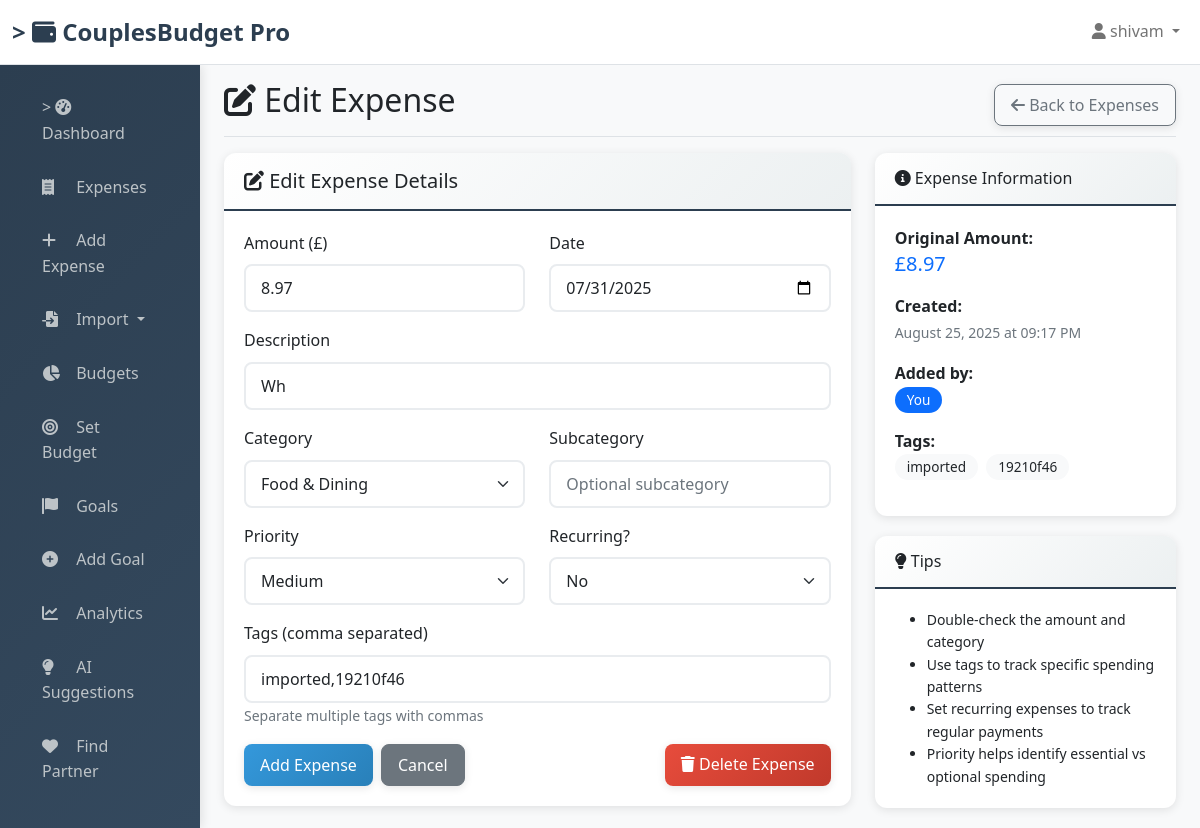
/expenses/edit/1 (signed in), run on the app's committed database.
### app/models.py (models this page shows, shortened)
class User(UserMixin, db.Model):
    id = db.Column(db.Integer, primary_key=True)
    username = db.Column(db.String(80), unique=True, nullable=False, index=True)
    email = db.Column(db.String(120), unique=True, nullable=False, index=True)
    password_hash = db.Column(db.String(256))
    partner_id = db.Column(db.Integer, db.ForeignKey('user.id'), nullable=True)
    profile_picture = db.Column(db.String(200), nullable=True, default='default.png')
    is_admin = db.Column(db.Boolean, default=False)
    is_active = db.Column(db.Boolean, default=True)
    last_login = db.Column(db.DateTime, nullable=True)
    created_at = db.Column(db.DateTime, default=datetime.utcnow)
    updated_at = db.Column(db.DateTime, default=datetime.utcnow, onupdate=datetime.utcnow)
    expenses = db.relationship('Expense', backref='user', lazy=True, cascade='all, delete-orphan')
    budgets = db.relationship('Budget', backref='user', lazy=True, cascade='all, delete-orphan')
    goals = db.relationship('Goal', backref='user', lazy=True, cascade='all, delete-orphan')
    investments = db.relationship('Investment', backref='user', lazy=True, cascade='all, delete-orphan')
    imported_transactions = db.relationship('ImportedTransaction', backref='user', lazy=True, cascade='all, delete-orphan')

class Expense(db.Model):
    id = db.Column(db.Integer, primary_key=True)
    user_id = db.Column(db.Integer, db.ForeignKey('user.id'), nullable=False)
    amount = db.Column(db.Float, nullable=False)
    description = db.Column(db.String(200), nullable=False)
    category = db.Column(db.String(50), nullable=False)
    subcategory = db.Column(db.String(50), nullable=True)
    date = db.Column(db.Date, nullable=False, default=datetime.utcnow)
    is_recurring = db.Column(db.Boolean, default=False)
    frequency = db.Column(db.String(20), nullable=True)  # monthly, weekly, yearly
    priority = db.Column(db.String(20), default='medium')  # low, medium, high
    tags = db.Column(db.String(200), nullable=True)
    created_at = db.Column(db.DateTime, default=datetime.utcnow)

### app/routes/expenses.py (the view, shortened to what this page needs)
@expenses_bp.route('/edit/<int:expense_id>', methods=['GET', 'POST'])
@login_required
def edit_expense(expense_id):
    expense = Expense.query.get_or_404(expense_id)
    if expense.user_id != current_user.id:
        flash('You can only edit your own expenses!', 'error')
        return redirect(url_for('expenses.list_expenses'))
    form = ExpenseForm(obj=expense)
    form.is_recurring.data = 'True' if expense.is_recurring else 'False'
    return render_template('edit_expense.html', form=form, expense=expense)

### templates/edit_expense.html (shortened to what this page needs)
{% extends "base.html" %}
{% block content %}
<div class="d-flex justify-content-between flex-wrap flex-md-nowrap align-items-center pt-3 pb-2 mb-3 border-bottom">
    <h1 class="h2"><i class="fas fa-edit"></i> Edit Expense</h1>
    <div class="btn-toolbar mb-2 mb-md-0">
        <a href="{{ url_for('expenses.list_expenses') }}" class="btn btn-outline-secondary">
            <i class="fas fa-arrow-left"></i> Back to Expenses
        </a>
    </div>
</div>
<div class="row">
    <div class="col-md-8">
        <div class="card">
            <div class="card-header">
                <h5 class="mb-0"><i class="fas fa-edit"></i> Edit Expense Details</h5>
            </div>
            <div class="card-body">
                <form method="POST">
                    <div class="row">
                        <div class="col-md-6 mb-3">
                            {{ form.amount.label(class="form-label") }}
                            {{ form.amount(class="form-control", step="0.01", min="0") }}
                        </div>
                        <div class="col-md-6 mb-3">
                            {{ form.date.label(class="form-label") }}
                            {{ form.date(class="form-control") }}
                        </div>
                    </div>
                    <div class="mb-3">
                        {{ form.description.label(class="form-label") }}
                        {{ form.description(class="form-control", placeholder="What did you spend on?") }}
                    </div>
                    <div class="row">
                        <div class="col-md-6 mb-3">
                            {{ form.category.label(class="form-label") }}
                            {{ form.category(class="form-select") }}
                        </div>
                        <div class="col-md-6 mb-3">
                            {{ form.subcategory.label(class="form-label") }}
                            {{ form.subcategory(class="form-control", placeholder="Optional subcategory") }}
                        </div>
                    </div>
                    <div class="row">
                        <div class="col-md-6 mb-3">
                            {{ form.priority.label(class="form-label") }}
                            {{ form.priority(class="form-select") }}
                        </div>
                        <div class="col-md-6 mb-3">
                            {{ form.is_recurring.label(class="form-label") }}
                            {{ form.is_recurring(class="form-select", onchange="toggleFrequency()") }}
                        </div>
                    </div>
                    <div class="mb-3">
                        {{ form.tags.label(class="form-label") }}
                        {{ form.tags(class="form-control", placeholder="e.g., groceries, weekly shopping") }}
                        <small class="form-text text-muted">Separate multiple tags with commas</small>
                    </div>
                    <div class="d-flex gap-2">
                        {{ form.submit(class="btn btn-primary") }}
                        <a href="{{ url_for('expenses.list_expenses') }}" class="btn btn-secondary">Cancel</a>
                        <a href="{{ url_for('expenses.delete_expense', expense_id=expense.id) }}"
                           class="btn btn-danger ms-auto"
                           onclick="return confirm('Are you sure you want to delete this expense?')">
                            <i class="fas fa-trash"></i> Delete Expense
                        </a>
                    </div>
                </form>
            </div>
        </div>
    </div>
    <div class="col-md-4">
        <div class="card">
            <div class="card-header">
                <h6 class="mb-0"><i class="fas fa-info-circle"></i> Expense Information</h6>
            </div>
            <div class="card-body">
                <div class="mb-3">
                    <strong>Original Amount:</strong><br>
                    <span class="h5 text-primary">£{{ "%.2f"|format(expense.amount) }}</span>
                </div>
                <div class="mb-3">
                    <strong>Created:</strong><br>
                    <small class="text-muted">{{ expense.created_at.strftime('%B %d, %Y at %I:%M %p') }}</small>
                </div>
                <div class="mb-3">
                    <strong>Added by:</strong><br>
                    {% if expense.user_id == current_user.id %}
                        <span class="badge bg-primary">You</span>
                    {% else %}
                        <span class="badge bg-info">Your Partner</span>
                    {% endif %}
                </div>
                {% if expense.tags %}
                <div class="mb-3">
                    <strong>Tags:</strong><br>
                    {% for tag in expense.tags.split(',') %}
                        <span class="badge bg-light text-dark me-1">{{ tag.strip() }}</span>
                    {% endfor %}
                </div>
                {% endif %}
            </div>
        </div>
        <div class="card mt-3">
            <div class="card-header">
                <h6 class="mb-0"><i class="fas fa-lightbulb"></i> Tips</h6>
            </div>
            <div class="card-body">
                <ul class="mb-0 small">
                    <li>Double-check the amount and category</li>
                    <li>Use tags to track specific spending patterns</li>
                    <li>Set recurring expenses to track regular payments</li>
                    <li>Priority helps identify essential vs optional spending</li>
                </ul>
            </div>
        </div>
    </div>
</div>
{% endblock %}

### templates/base.html (shortened to what this page needs)
<!DOCTYPE html>
<html lang="en">
<head>
    <link href="https://cdn.jsdelivr.net/npm/bootstrap@5.1.3/dist/css/bootstrap.min.css" rel="stylesheet">
    <link href="https://cdnjs.cloudflare.com/ajax/libs/font-awesome/6.0.0/css/all.min.css" rel="stylesheet">
    <link href="{{ url_for('static', filename='css/custom.css') }}" rel="stylesheet">
</head>
<body>
    <nav class="navbar navbar-expand-lg navbar-light bg-white border-bottom">
        <div class="container-fluid">
            <a class="navbar-brand" href="{{ url_for('main.index') }}">>
                <i class="fas fa-wallet"></i> CouplesBudget Pro
            </a>
            {% if current_user.is_authenticated %}
            <div class="navbar-nav ms-auto">
                <div class="nav-item dropdown">
                    <a class="nav-link dropdown-toggle" href="#" id="navbarDropdown" role="button" data-bs-toggle="dropdown">
                        <i class="fas fa-user"></i> {{ current_user.username }}
                    </a>
                </div>
            </div>
            {% endif %}
        </div>
    </nav>
    <div class="container-fluid">
        <div class="row">
            {% if current_user.is_authenticated %}
            <nav class="col-md-3 col-lg-2 d-md-block sidebar collapse">
                <div class="position-sticky pt-3">
                    <ul class="nav flex-column">
                        <li class="nav-item">
                            <a class="nav-link" href="{{ url_for('main.dashboard') }}">>
                                <i class="fas fa-tachometer-alt"></i> Dashboard
                            </a>
                        </li>
                        <li class="nav-item">
                            <a class="nav-link" href="{{ url_for('expenses.list_expenses') }}">
                                <i class="fas fa-receipt"></i> Expenses
                            </a>
                        </li>
                        <li class="nav-item">
                            <a class="nav-link" href="{{ url_for('expenses.add_expense') }}">
                                <i class="fas fa-plus"></i> Add Expense
                            </a>
                        </li>
                        <li class="nav-item dropdown">
                            <a class="nav-link dropdown-toggle" href="#" id="importDropdown" role="button" data-bs-toggle="dropdown" aria-expanded="false">
                                <i class="fas fa-file-import"></i> Import
                            </a>
                        </li>
                        <li class="nav-item">
                            <a class="nav-link" href="{{ url_for('budgets.list_budgets') }}">
                                <i class="fas fa-chart-pie"></i> Budgets
                            </a>
                        </li>
                        <li class="nav-item">
                            <a class="nav-link" href="{{ url_for('budgets.set_budget') }}">
                                <i class="fas fa-bullseye"></i> Set Budget
                            </a>
                        </li>
                        <li class="nav-item">
                            <a class="nav-link" href="{{ url_for('goals.list_goals') }}">
                                <i class="fas fa-flag"></i> Goals
                            </a>
                        </li>
                        <li class="nav-item">
                            <a class="nav-link" href="{{ url_for('goals.add_goal') }}">
                                <i class="fas fa-plus-circle"></i> Add Goal
                            </a>
                        </li>
                        <li class="nav-item">
                            <a class="nav-link" href="{{ url_for('analytics.analytics') }}">
                                <i class="fas fa-chart-line"></i> Analytics
                            </a>
                        </li>
                        <li class="nav-item">
                                                        <a class="nav-link" href="{{ url_for('analytics.suggestions') }}">
                                <i class="fas fa-lightbulb"></i> AI Suggestions
                            </a>
                        </li>
                        <li class="nav-item">
                            <a class="nav-link" href="{{ url_for('profile.search_partners') }}">
                                <i class="fas fa-heart"></i> Find Partner
                            </a>
                        </li>
                    </ul>
                </div>
            </nav>
            {% endif %}
            <main class="col-md-9 ms-sm-auto col-lg-10 px-md-4">
                {% block content %}{% endblock %}
            </main>
        </div>
    </div>
</body>
</html>

### static/css/custom.css (style rules this page uses)
:root { --primary-color: #2c3e50; --secondary-color: #3498db; --success-color: #27ae60; --warning-color: #f39c12; --danger-color: #e74c3c; --light-color: #ecf0f1; --dark-color: #34495e; }
body { font-family: 'Segoe UI', Tahoma, Geneva, Verdana, sans-serif; background-color: #f8f9fa; line-height: 1.6; }
* { transition: all 0.3s ease; }
.navbar-brand { font-weight: bold; font-size: 1.5rem; color: var(--primary-color) !important; }
.sidebar { background: linear-gradient(135deg, var(--primary-color), var(--dark-color)); min-height: calc(100vh - 56px); box-shadow: 2px 0 10px rgba(0,0,0,0.1); }
.sidebar .nav-link { color: #bdc3c7; padding: 12px 20px; border-radius: 8px; margin: 2px 10px; font-weight: 500; }
.sidebar .nav-link i { width: 20px; margin-right: 10px; }
.card { border: none; border-radius: 12px; box-shadow: 0 4px 20px rgba(0,0,0,0.08); margin-bottom: 20px; overflow: hidden; transition: all 0.3s ease; }
.card-header { background: linear-gradient(135deg, #ffffff, var(--light-color)); border-bottom: 2px solid var(--primary-color); font-weight: bold; padding: 16px 20px; }
.card-body { padding: 20px; }
.btn { border-radius: 8px; font-weight: 500; padding: 8px 16px; text-transform: none; box-shadow: 0 2px 8px rgba(0,0,0,0.1); transition: all 0.3s ease; }
.btn-primary { background: linear-gradient(135deg, var(--secondary-color), #2980b9); border: none; }
.btn-danger { background: linear-gradient(135deg, var(--danger-color), #c0392b); border: none; }
.form-control { border-radius: 8px; border: 2px solid #e9ecef; padding: 10px 15px; transition: all 0.3s ease; }
.form-select { border-radius: 8px; border: 2px solid #e9ecef; padding: 10px 15px; }
.badge { font-weight: 500; padding: 6px 12px; border-radius: 20px; font-size: 0.85em; }

### templates/base.html (style rules this page uses)
:root { --primary-color: #2c3e50; --secondary-color: #3498db; --success-color: #27ae60; --warning-color: #f39c12; --danger-color: #e74c3c; --light-color: #ecf0f1; }
body { background-color: #f8f9fa; }
.navbar-brand { font-weight: bold; color: var(--primary-color) !important; }
.sidebar { background-color: var(--primary-color); min-height: calc(100vh - 56px); }
.sidebar .nav-link { color: #bdc3c7; padding: 12px 20px; transition: all 0.3s ease; }
.card { border: none; box-shadow: 0 2px 10px rgba(0,0,0,0.1); margin-bottom: 20px; }
.card-header { background-color: var(--light-color); border-bottom: 2px solid var(--primary-color); font-weight: bold; }
.btn-primary { background-color: var(--secondary-color); border-color: var(--secondary-color); }

### data on the page
User: username "shivam"
Expense: amount "8.97", date "07/31/2025", description "Wh", category "Food & Dining", priority "Medium", is_recurring "No", tags "imported,19210f46", created_at "August 25, 2025 at 09:17 PM"

### other printed values
{{ tag.strip() }} "imported" "19210f46"
